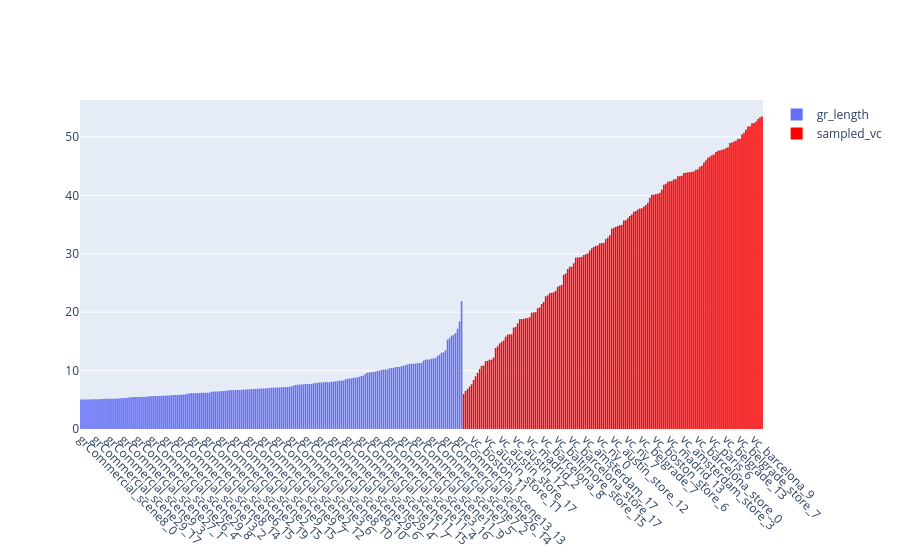

Here is the notebook cell this chart was saved with:
### Code cell
import numpy as np
import plotly.graph_objects as go

sampled_vc = sorted(vc_length, key=lambda x: x[1])[:150]
n_vc_sampled = len(sampled_vc)
sampled_vc_len = [x[1] for x in sampled_vc]
print(np.mean(gr_len), np.mean(vc_len), np.mean(sampled_vc_len))

gr_labels = [x[0] for x in gr_length]
gr_vals = [x[1] for x in gr_length]
vc_labels = [x[0] for x in sampled_vc]
vc_vals = [x[1] for x in sampled_vc]

fig = go.Figure()
fig.add_trace(
    go.Histogram(
        x=gr_labels,
        y=gr_vals,
        histfunc="sum",
        name="gr_length",
    )
)
fig.add_trace(
    go.Histogram(
        x=vc_labels,
        y=vc_vals,
        histfunc="sum",
        name="sampled_vc",
        marker_color="red",
    )
)
fig.update_layout(barmode="group", xaxis_type="category", xaxis_tickangle=45)
fig.show()

### Figure 1 — Plotly figure (JSON) as saved in the notebook; plotly's stock layout.template omitted (floating-point values rounded to 4 significant figures; data arrays with more than 128 entries replaced by an {"elided": "..."} marker saying what was removed)
{"data": [{"histfunc": "sum", "name": "gr_length", "type": "histogram", "x": {"elided": "191 str values"}, "y": {"elided": "191 float values"}}, {"histfunc": "sum", "marker": {"color": "red"}, "name": "sampled_vc", "type": "histogram", "x": {"elided": "150 str values"}, "y": {"elided": "150 float values"}}], "layout": {"barmode": "group", "xaxis": {"tickangle": 45, "type": "category"}}}
